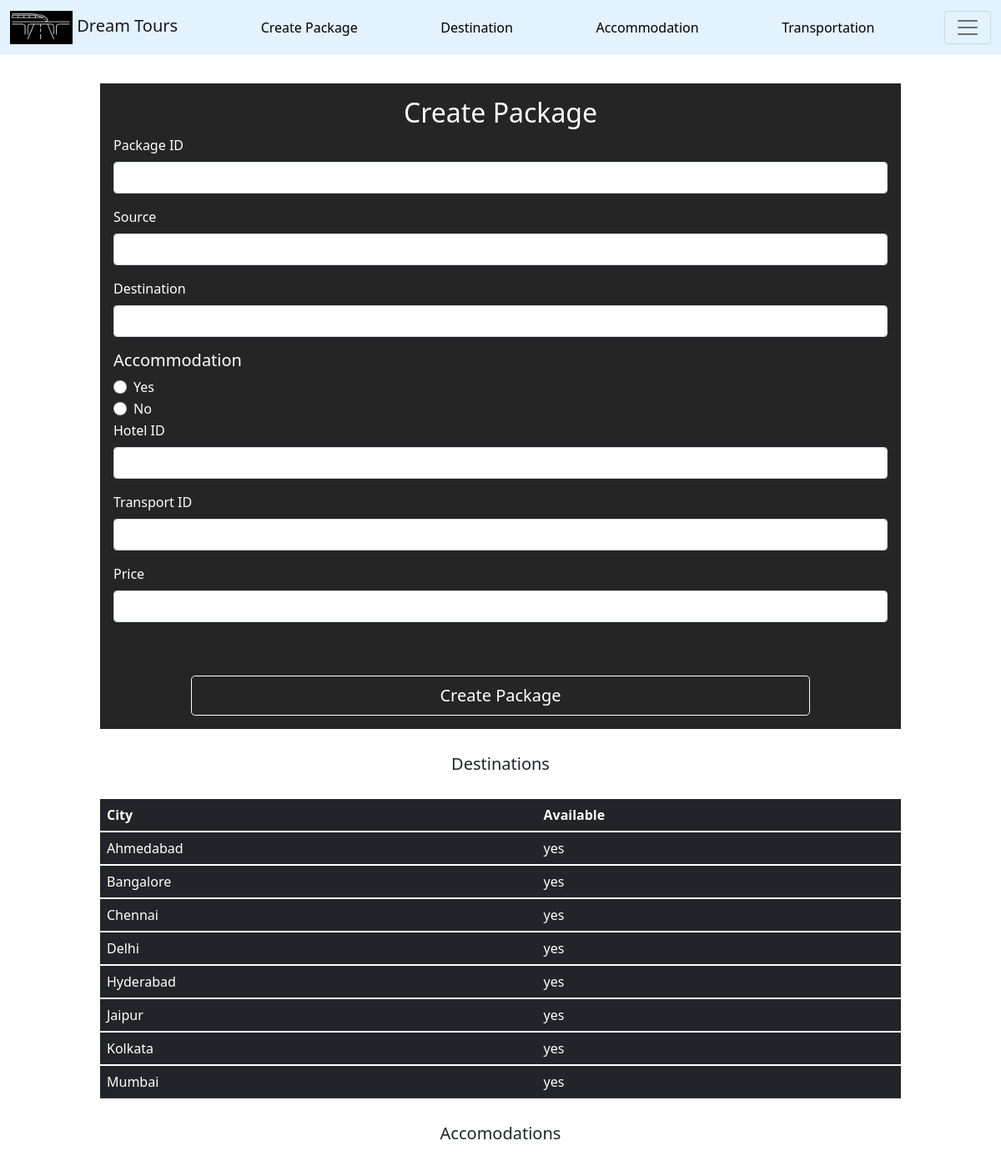
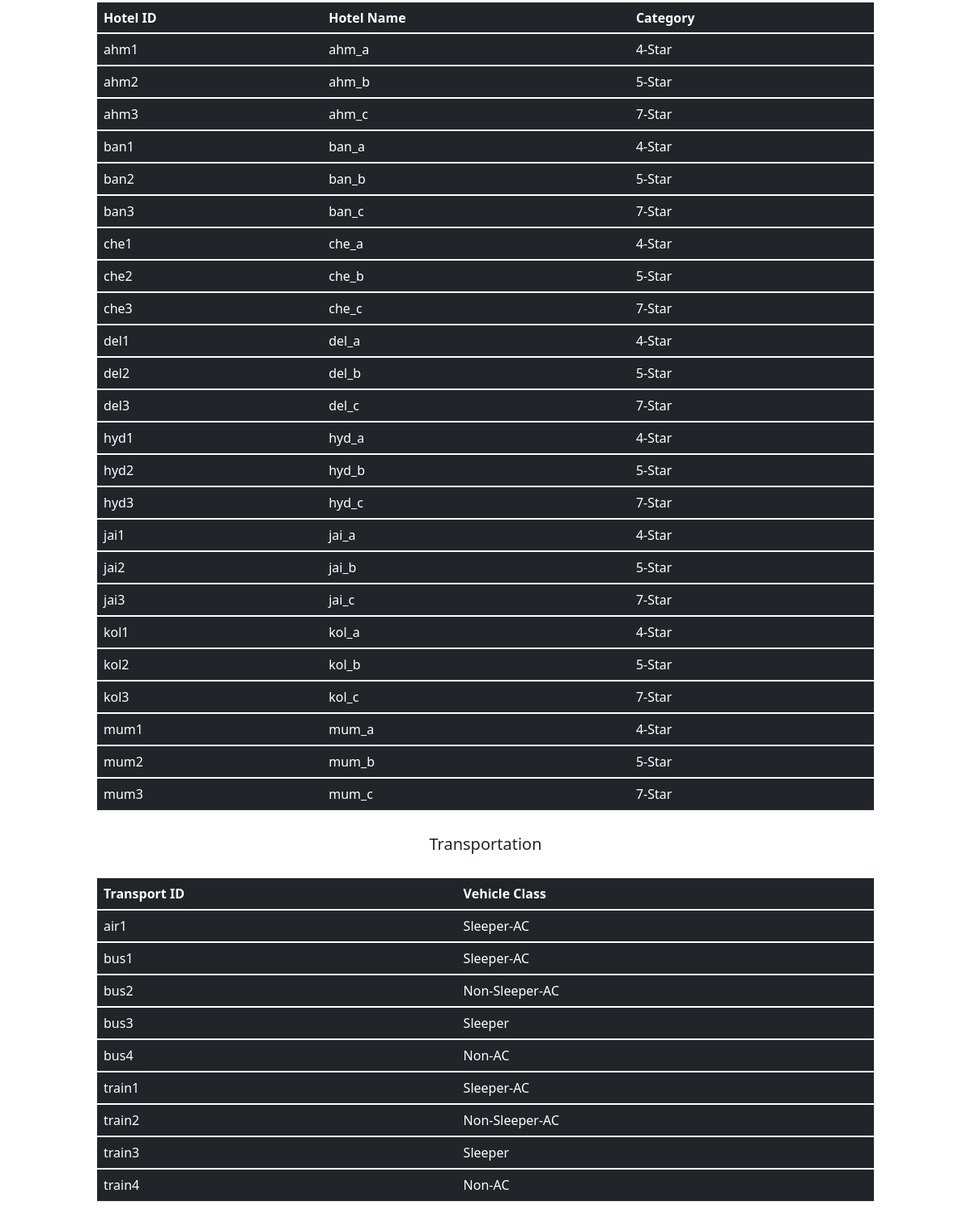
The page /package.php (signed in) on the database its author committed (2 pictures, top to bottom).
### tables this page shows
CREATE TABLE `destination` (
  `city` varchar(20) NOT NULL,
  `available` varchar(5) NOT NULL
);

CREATE TABLE `accommodation` (
  `hotel_id` varchar(10) NOT NULL,
  `hotel_name` varchar(20) NOT NULL,
  `city` varchar(20) NOT NULL,
  `type` varchar(10) NOT NULL
);

CREATE TABLE `transport` (
  `tr_id` varchar(10) NOT NULL,
  `vehicle` varchar(10) NOT NULL,
  `class` varchar(20) NOT NULL
);

### package.php (the view, shortened to what this page needs)
<html>
<head>
    <link href="https://cdn.jsdelivr.net/npm/bootstrap@5.1.3/dist/css/bootstrap.min.css" rel="stylesheet">
      <link href='tables1.css' rel='stylesheet' >
    </head>
    <body>
        <div class="fixed-top">
    <nav class="navbar navbar-light" style="background-color: #e3f2fd;">
  <div class="container-fluid">
    <a class="navbar-brand" href="ahome.php"> <img src="images/logo3.PNG" class="logo" style="width:75px; height:40px"> Dream Tours </a>
      <li class="nav-item">
          <a class="nav-link " href="#Package">Create Package</a>
        </li>
      <li class="nav-item">
          <a class="nav-link " href="#Destination">Destination</a>
        </li>
      <li class="nav-item">
          <a class="nav-link " href="#Accommodation">Accommodation</a>
        </li>
      <li class="nav-item">
          <a class="nav-link " href="#Transportation">Transportation</a>
        </li>
    <button class="navbar-toggler" type="button" data-bs-toggle="collapse" data-bs-target="#navbarText">
      <span class="navbar-toggler-icon"></span>
    </button>
  </div>
            </nav></div>
           <div class="form-container" id="Package">
        <form class="form" action="apackage.php" method="post"> <center><h2>Create Package</h2></center>
  <div class="mb-3">
    <label for="package_id" class="form-label">Package ID</label>
    <input type="text" class="form-control" id="package_id" name="package_id">
  </div>
    <div class="mb-3">
    <label for="source" class="form-label">Source</label>
    <input type="text" class="form-control" id="source" name="source">
  </div>
    <div class="mb-3">
    <label for="phone" class="form-label">Destination</label>
    <input type="text" class="form-control" id="destination" name="destination">
  </div>
  <h5>Accommodation</h5>
    <div class="form-check">
  <input class="form-check-input" type="radio" name="acc_req" id="yes" value="yes">
  <label class="form-check-label" for="yes">
   Yes
  </label>
</div>
<div class="form-check">
  <input class="form-check-input" type="radio" name="acc_req" id="no" value="no" >
  <label class="form-check-label" for="no">
  No
  </label>
</div>
  <div class="mb-3">
    <label for="hotel_id" class="form-label">Hotel ID</label>
    <input type="text" class="form-control" id="hotel_id" name="hotel_id">
  </div>
<div class="mb-3">
    <label for="tr_id" class="form-label">Transport ID</label>
    <input type="text" class="form-control" id="tr_id" name="tr_id">
  </div>
<div class="mb-3">
    <label for="price" class="form-label">Price</label>
    <input type="text" class="form-control" id="price" name="price">
  </div>
  <br>
            <br>
  <button type="submit" class="btn btn-outline-light btn-lg" id="Create" name="Create">Create Package</button>
</form>
    </div>
<div class="tables">
        <?php
$db=mysqli_connect('localhost','root','','travels') or die("could not connect to database");
$sql="Call destinations();";
$records=mysqli_query($db,$sql);
?>
    <div >
       <center> <h5 id="Destination">Destinations</h5></center>
    <table class="table table-dark table-hover" id="table1" >
    <tr>
        <th>City</th>
        <th>Available</th>
        <tr>
    <?php
       while($logs=mysqli_fetch_assoc($records)){
          echo"<tbody>" ;
          echo"<tr>";
         echo"<td>".$logs['city']."</td>";
         echo"<td>".$logs['available']."</td>";
         echo"</tr>";
        echo"</tbody>" ;
       }
        ?>
    </table>
    </div>
     <?php
$db=mysqli_connect('localhost','root','','travels') or die("could not connect to database");
$sql1="Call	accomodations() ";
$records=mysqli_query($db,$sql1);
?>
    <div >
       <center> <h5 id="Accommodation">Accomodations</h5></center>
     <table class="table table-dark table-hover" id="table2">
    <tr>
        <th>Hotel ID</th>
        <th>Hotel Name</th>
        <th>Category</th>
        <tr>
    <?php
       while($logs=mysqli_fetch_assoc($records)){
          echo"<tbody>" ;
          echo"<tr>";
         echo"<td>".$logs['hotel_id']."</td>";
         echo"<td>".$logs['hotel_name']."</td>";
         echo"<td>".$logs['type']."</td>";
         echo"</tr>";
        echo"</tbody>" ;
       }
        ?>
    </table>
    </div>
             <?php
$db=mysqli_connect('localhost','root','','travels') or die("could not connect to database");
$sql2="Call transportations() ";
$records=mysqli_query($db,$sql2);
?>
    <div>
    <center><h5 id="Transportation">Transportation</h5></center>
     <table class="table table-dark table-hover" id="table3">
    <tr>
        <th>Transport ID</th>
        <th>Vehicle Class</th>
        <tr>
    <?php
       while($logs=mysqli_fetch_assoc($records)){
          echo"<tbody>" ;
          echo"<tr>";
         echo"<td>".$logs['tr_id']."</td>";
         echo"<td>".$logs['class']."</td>";
         echo"</tr>";
        echo"</tbody>" ;
       }
        ?>
    </table>
    </div>
    </div>
    </body>
</html>

### tables1.css (style rules this page uses)
.form { width: 80%; margin:100px auto 30px auto; border: 1px solid black; padding: 15px; background-color: black; color: white; opacity: 0.85; }
.btn { width: 80%; margin-left: 10%;; border-color: white; color: white; }
.table { width:80%; margin:30px auto 30px auto; }

### package.php (style rules this page uses)
li { list-style: none; }
.nav-link { color: black; }

### rows shown on the page
destination: city "Ahmedabad", available "yes"
destination: city "Bangalore", available "yes"
destination: city "Chennai", available "yes"
destination: city "Delhi", available "yes"
destination: city "Hyderabad", available "yes"
destination: city "Jaipur", available "yes"
destination: city "Kolkata", available "yes"
destination: city "Mumbai", available "yes"
accommodation: hotel_id "ahm1", hotel_name "ahm_a", type "4-Star"
accommodation: hotel_id "ahm2", hotel_name "ahm_b", type "5-Star"
accommodation: hotel_id "ahm3", hotel_name "ahm_c", type "7-Star"
accommodation: hotel_id "ban1", hotel_name "ban_a", type "4-Star"
accommodation: hotel_id "ban2", hotel_name "ban_b", type "5-Star"
accommodation: hotel_id "ban3", hotel_name "ban_c", type "7-Star"
accommodation: hotel_id "che1", hotel_name "che_a", type "4-Star"
accommodation: hotel_id "che2", hotel_name "che_b", type "5-Star"
accommodation: hotel_id "che3", hotel_name "che_c", type "7-Star"
accommodation: hotel_id "del1", hotel_name "del_a", type "4-Star"
accommodation: hotel_id "del2", hotel_name "del_b", type "5-Star"
accommodation: hotel_id "del3", hotel_name "del_c", type "7-Star"
accommodation: hotel_id "hyd1", hotel_name "hyd_a", type "4-Star"
accommodation: hotel_id "hyd2", hotel_name "hyd_b", type "5-Star"
accommodation: hotel_id "hyd3", hotel_name "hyd_c", type "7-Star"
accommodation: hotel_id "jai1", hotel_name "jai_a", type "4-Star"
accommodation: hotel_id "jai2", hotel_name "jai_b", type "5-Star"
accommodation: hotel_id "jai3", hotel_name "jai_c", type "7-Star"
accommodation: hotel_id "kol1", hotel_name "kol_a", type "4-Star"
accommodation: hotel_id "kol2", hotel_name "kol_b", type "5-Star"
accommodation: hotel_id "kol3", hotel_name "kol_c", type "7-Star"
accommodation: hotel_id "mum1", hotel_name "mum_a", type "4-Star"
accommodation: hotel_id "mum2", hotel_name "mum_b", type "5-Star"
accommodation: hotel_id "mum3", hotel_name "mum_c", type "7-Star"
transport: tr_id "air1", class "Sleeper-AC"
transport: tr_id "bus1", class "Sleeper-AC"
transport: tr_id "bus2", class "Non-Sleeper-AC"
transport: tr_id "bus3", class "Sleeper"
transport: tr_id "bus4", class "Non-AC"
transport: tr_id "train1", class "Sleeper-AC"
transport: tr_id "train2", class "Non-Sleeper-AC"
transport: tr_id "train3", class "Sleeper"
transport: tr_id "train4", class "Non-AC"
